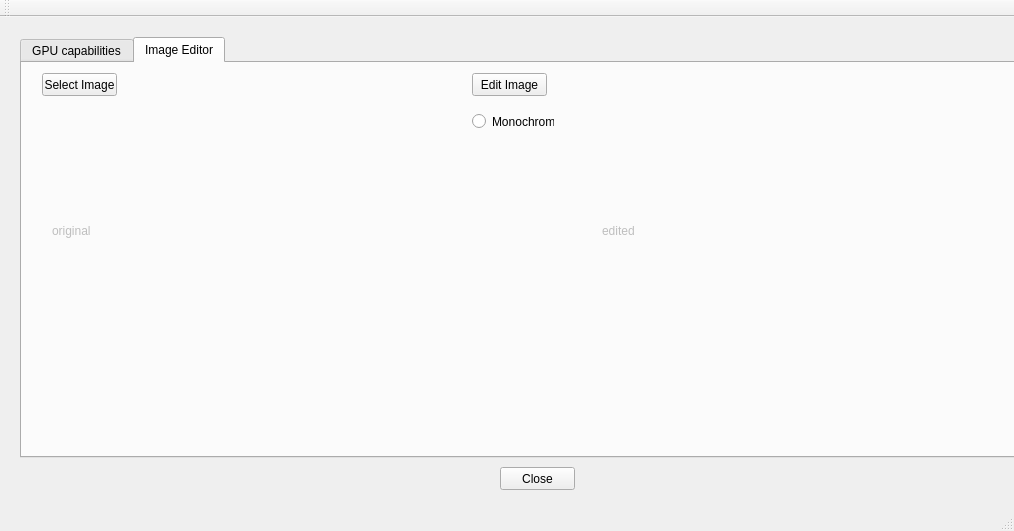
<?xml version="1.0" encoding="UTF-8"?>
<ui version="4.0">
 <class>CUDA_testerClass</class>
 <widget class="QMainWindow" name="CUDA_testerClass">
  <property name="geometry">
   <rect>
    <x>0</x>
    <y>0</y>
    <width>1014</width>
    <height>531</height>
   </rect>
  </property>
  <property name="windowTitle">
   <string>CUDA_tester</string>
  </property>
  <widget class="QWidget" name="centralWidget">
   <widget class="QPushButton" name="pushButtonClose">
    <property name="geometry">
     <rect>
      <x>500</x>
      <y>450</y>
      <width>75</width>
      <height>23</height>
     </rect>
    </property>
    <property name="text">
     <string>Close</string>
    </property>
   </widget>
   <widget class="QTabWidget" name="tabWidget">
    <property name="geometry">
     <rect>
      <x>20</x>
      <y>20</y>
      <width>1041</width>
      <height>421</height>
     </rect>
    </property>
    <property name="currentIndex">
     <number>1</number>
    </property>
    <widget class="QWidget" name="tab">
     <attribute name="title">
      <string>GPU capabilities</string>
     </attribute>
     <widget class="QTextEdit" name="textEdit">
      <property name="geometry">
       <rect>
        <x>10</x>
        <y>20</y>
        <width>951</width>
        <height>351</height>
       </rect>
      </property>
      <property name="readOnly">
       <bool>true</bool>
      </property>
     </widget>
    </widget>
    <widget class="QWidget" name="tab_2">
     <attribute name="title">
      <string>Image Editor</string>
     </attribute>
     <widget class="QLabel" name="labelOriginalImage">
      <property name="enabled">
       <bool>false</bool>
      </property>
      <property name="geometry">
       <rect>
        <x>30</x>
        <y>60</y>
        <width>384</width>
        <height>216</height>
       </rect>
      </property>
      <property name="text">
       <string>original</string>
      </property>
     </widget>
     <widget class="QLabel" name="labelEditedImage">
      <property name="enabled">
       <bool>false</bool>
      </property>
      <property name="geometry">
       <rect>
        <x>580</x>
        <y>60</y>
        <width>384</width>
        <height>216</height>
       </rect>
      </property>
      <property name="text">
       <string>edited</string>
      </property>
     </widget>
     <widget class="QPushButton" name="pushButtonSelectImage">
      <property name="geometry">
       <rect>
        <x>20</x>
        <y>10</y>
        <width>75</width>
        <height>23</height>
       </rect>
      </property>
      <property name="text">
       <string>Select Image</string>
      </property>
     </widget>
     <widget class="QRadioButton" name="radioButtonMonoChrome">
      <property name="geometry">
       <rect>
        <x>450</x>
        <y>50</y>
        <width>82</width>
        <height>17</height>
       </rect>
      </property>
      <property name="text">
       <string>Monochrome</string>
      </property>
     </widget>
     <widget class="QPushButton" name="pushButtonEditImage">
      <property name="geometry">
       <rect>
        <x>450</x>
        <y>10</y>
        <width>75</width>
        <height>23</height>
       </rect>
      </property>
      <property name="text">
       <string>Edit Image</string>
      </property>
     </widget>
    </widget>
   </widget>
  </widget>
  <widget class="QMenuBar" name="menuBar">
   <property name="geometry">
    <rect>
     <x>0</x>
     <y>0</y>
     <width>1014</width>
     <height>21</height>
    </rect>
   </property>
  </widget>
  <widget class="QToolBar" name="mainToolBar">
   <attribute name="toolBarArea">
    <enum>TopToolBarArea</enum>
   </attribute>
   <attribute name="toolBarBreak">
    <bool>false</bool>
   </attribute>
  </widget>
  <widget class="QStatusBar" name="statusBar"/>
 </widget>
 <layoutdefault spacing="6" margin="11"/>
 <resources>
  <include location="CUDA_tester.qrc"/>
 </resources>
 <connections/>
</ui>
